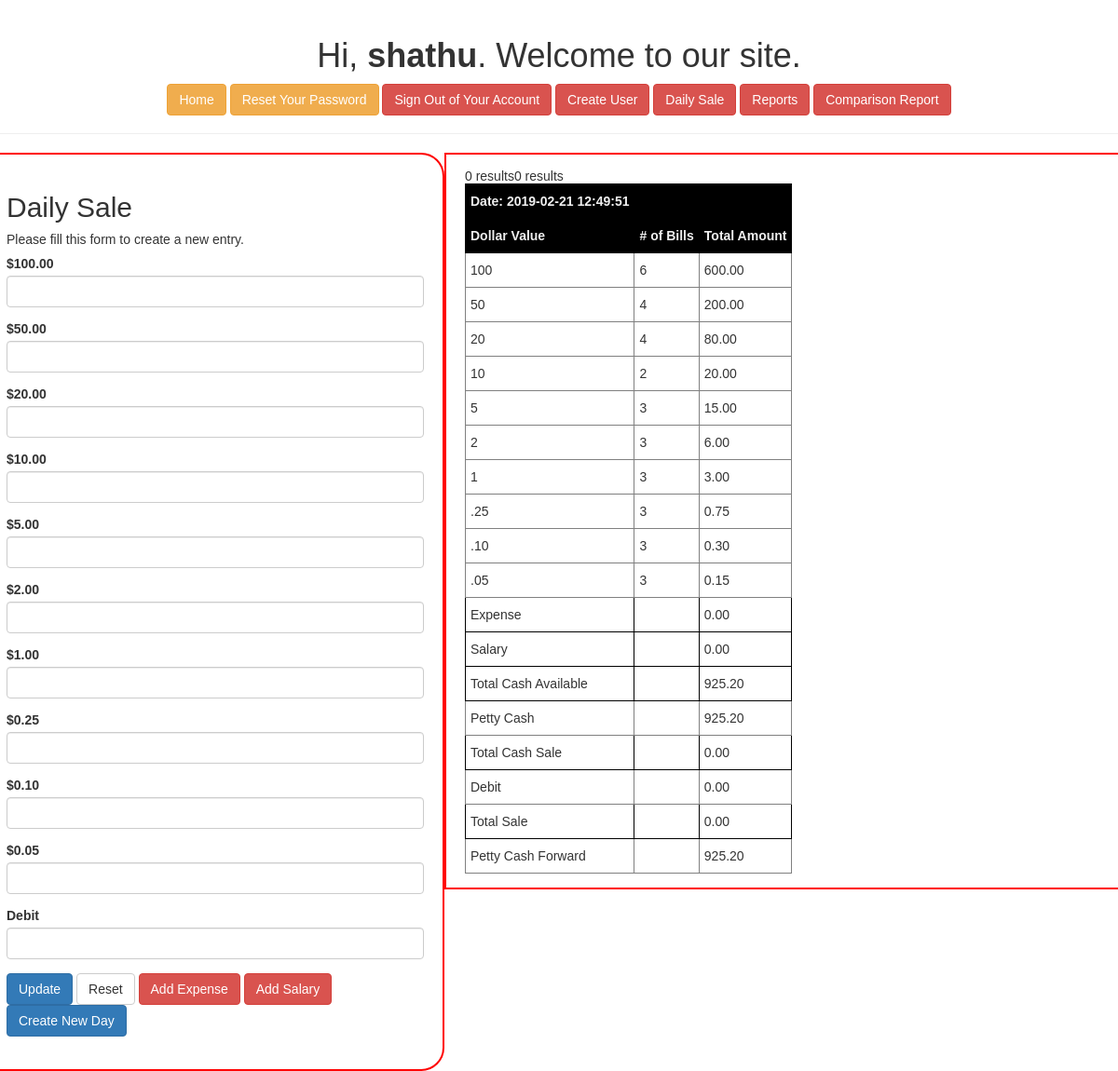
/dailySale.php (signed in), run on the app's committed database.
### tables this page shows
CREATE TABLE `dailysale` (
  `id` int(11) NOT NULL,
  `dateEntered` datetime DEFAULT CURRENT_TIMESTAMP,
  `Bill100` varchar(11) NOT NULL,
  `Bill50` varchar(11) NOT NULL,
  `Bill20` varchar(11) NOT NULL,
  `Bill10` varchar(11) NOT NULL,
  `Bill5` varchar(11) NOT NULL,
  `toonie` varchar(11) NOT NULL,
  `loonie` varchar(11) NOT NULL,
  `quarters` varchar(11) NOT NULL,
  `dimes` varchar(11) NOT NULL,
  `nickles` varchar(11) NOT NULL,
  `totalDebit` varchar(11) NOT NULL,
  `pettyCashFWD` varchar(11) NOT NULL,
  `pettyCash` varchar(11) NOT NULL
);

### dailySale.php (the view, shortened to what this page needs)
<!DOCTYPE html>
<html>
<head>
    <link rel="stylesheet" href="https://maxcdn.bootstrapcdn.com/bootstrap/3.3.7/css/bootstrap.css">
	<link rel="stylesheet" href="https://maxcdn.bootstrapcdn.com/bootstrap/3.3.7/css/bootstrap.min.css">
	<link rel="stylesheet" href="myStyle.css" type="text/css">
</head>
<body>
<?php
$Bill100 = $Bill50 = $Bill20 = $Bill10 = $Bill5 = $toonie= $loonie = $quarters = $dime = $nickle = $debit = "";
$Bill100_err = $Bill50_err = $Bill20_err = $Bill10_err = $Bill5_err = $toonie_err = $loonie_err = $quarters_err = $dime_err = $nickle_err = $debit_err = "";
?>
    <div class="page-header">
        <h1>Hi, <b><?php echo htmlspecialchars($_SESSION["username"]); ?></b>. Welcome to our site.</h1>
    <p>
		<a href="welcome.php" class="btn btn-warning">Home</a>
        <a href="reset-password.php" class="btn btn-warning">Reset Your Password</a>
        <a href="logout.php" class="btn btn-danger">Sign Out of Your Account</a>
		<a href="createUser.php" class="btn btn-danger">Create User</a>
		<a href="dailySale.php" class="btn btn-danger">Daily Sale</a>
		<a href="reports.php" class="btn btn-danger">Reports</a>
		<a href="compare.php" class="btn btn-danger">Comparison Report</a>
    </p>
	</div>
	<div class="row">
		<div id="borderRadiusLeft" class="column left" >
				<h2>Daily Sale</h2>
				<p>Please fill this form to create a new entry.</p>
				<form action="<?php echo htmlspecialchars($_SERVER["PHP_SELF"]); ?>" method="post">
					<div class="form-group <?php echo (!empty($Bill100_err)) ? 'has-error' : ''; ?>">
						<label>$100.00</label>
						<input type="text" name="Bill100_" class="form-control" value="<?php echo $Bill100; ?>">
					</div>
					<div class="form-group <?php echo (!empty($Bill50_err)) ? 'has-error' : ''; ?>">
						<label>$50.00</label>
						<input type="text" name="Bill50_" class="form-control" value="<?php echo $Bill50; ?>">
					</div>
					<div class="form-group <?php echo (!empty($Bill20_err)) ? 'has-error' : ''; ?>">
						<label>$20.00</label>
						<input type="text" name="Bill20_" class="form-control" value="<?php echo $Bill20; ?>">
					</div>
					<div class="form-group <?php echo (!empty($Bill10_err)) ? 'has-error' : ''; ?>">
						<label>$10.00</label>
						<input type="text" name="Bill10_" class="form-control" value="<?php echo $Bill10; ?>">
					</div>
					<div class="form-group <?php echo (!empty($Bill5_err)) ? 'has-error' : ''; ?>">
						<label>$5.00</label>
						<input type="text" name="Bill5_" class="form-control" value="<?php echo $Bill5; ?>">
					</div>
					<div class="form-group <?php echo (!empty($toonie_err)) ? 'has-error' : ''; ?>">
						<label>$2.00</label>
						<input type="text" name="toonie_" class="form-control" value="<?php echo $toonie; ?>">
					</div>
					<div class="form-group <?php echo (!empty($loonie_err)) ? 'has-error' : ''; ?>">
						<label>$1.00</label>
						<input type="text" name="loonie_" class="form-control" value="<?php echo $loonie; ?>">
					</div>
					<div class="form-group <?php echo (!empty($quarters_err)) ? 'has-error' : ''; ?>">
						<label>$0.25</label>
						<input type="text" name="quarters_" class="form-control" value="<?php echo $quarters; ?>">
					</div>
					<div class="form-group <?php echo (!empty($dime_err)) ? 'has-error' : ''; ?>">
						<label>$0.10</label>
						<input type="text" name="dime_" class="form-control" value="<?php echo $dime; ?>">
					</div>
					<div class="form-group <?php echo (!empty($nickle_err)) ? 'has-error' : ''; ?>">
						<label>$0.05</label>
						<input type="text" name="nickle_" class="form-control" value="<?php echo $nickle; ?>">
					</div>
					<div class="form-group <?php echo (!empty($debit_err)) ? 'has-error' : ''; ?>">
						<label>Debit</label>
						<input type="text" name="debit_" class="form-control" value="<?php echo $debit; ?>">
					</div>
					<div class="form-group">
						<input type="submit" class="btn btn-primary" value="Update">
						<input type="reset" class="btn btn-default" value="Reset">
						<a href="expense.php" class="btn btn-danger">Add Expense</a>
						<a href="wages.php" class="btn btn-danger">Add Salary</a>
						<a href="createNewDay.php" class="btn btn-primary">Create New Day</a>
					</div>
				</form>
		</div>
		<div id="borderRadiusRight" class="column right" >
<?php
$servername = "localhost";
$username = "root";
$password = "root";
$dbname = "cellmate";
$port = 8889;
$conn = new mysqli($servername, $username, $password, $dbname, $port);
$sql = "SELECT * FROM dailysale WHERE dateEntered IN (SELECT MAX(dateEntered) FROM dailysale)";
$result = $conn->query($sql);
if ($result->num_rows > 0) {
    while($row = $result->fetch_assoc()) {
		$tillDate = $row["dateEntered"];
		$createDate = new DateTime($tillDate);
		$strip = $createDate->format('Y-m-d');
		$total100 = $row["Bill100"] * 100.00;
		$total50 = $row["Bill50"] * 50.00;
		$total20 = $row["Bill20"] * 20.00;
		$total10 = $row["Bill10"] * 10.00;
		$total5 = $row["Bill5"] * 5.00;
		$totalToonie = $row["toonie"] * 2.00;
		$totalLoonie = $row["loonie"] * 1.00;
		$totalQuarters = $row["quarters"] * 0.25;
		$totalDimes = $row["dimes"] * 0.10;
		$totalNickles = $row["nickles"] * 0.05;
		$pettyCashValue = $row["pettyCash"];
		$totalDebit = $row["totalDebit"];
		$totalExpense = 0.00;
		$totalWage = 0.00;
		$servername = "localhost";
		$username = "root";
		$password = "root";
		$dbname = "cellmate";
		$port = 8889;
		$connAddExpense = new mysqli($servername, $username, $password, $dbname, $port);
		$sqlAddExpense = "SELECT * FROM `expense` WHERE CAST(dateEntered AS DATE) = '" . $strip . "'";
		$resultAddExpense = $connAddExpense->query($sqlAddExpense);
		if ($resultAddExpense->num_rows > 0) {
			while($rowAddExpense = $resultAddExpense->fetch_assoc()) {
				$totalExpense = $totalExpense + $rowAddExpense["expenseAmount"];
			}
		}
		else {
			echo "0 results";
		}
		$connAddWage = new mysqli($servername, $username, $password, $dbname, $port);
		$sqlAddWage = "SELECT * FROM `wage` WHERE CAST(dateEntered AS DATE) = '" . $strip . "'";
		$resultAddWage = $connAddWage->query($sqlAddWage);
		if ($resultAddWage->num_rows > 0) {
			while($rowAddWage = $resultAddWage->fetch_assoc()) {
				$totalWage = $totalWage + $rowAddWage["wageAmount"];
			}
		}
		else {
			echo "0 results";
		}
		$totalCashAvl = $total100 + $total50 + $total20 + $total10 + $total5 + $totalToonie + $totalLoonie + $totalQuarters + $totalDimes + $totalNickles + $totalExpense + $totalWage;
		$totalCashSale = $totalCashAvl - $pettyCashValue;
		$totalSale = $totalDebit + $totalCashSale;
?>
<table class="tg">
  <tr>
  <th class="tg-845d">Date: <?php echo $tillDate; ?></th>
  <th class="tg-845d"></th>
  <th class="tg-845d"></th>
  </tr>
  <tr>
    <th class="tg-845d">Dollar Value</th>
    <th class="tg-845d"># of Bills</th>
    <th class="tg-845d">Total Amount</th>
  </tr>
  <tr>
    <td class="tg-0pky">100</td>
    <td class="tg-0pky"><?php echo $row["Bill100"]; ?></td>
    <td class="tg-0pky"><?php echo number_format((float)$total100, 2, '.', ''); ?></td>
  </tr>
  <tr>
    <td class="tg-0pky">50</td>
    <td class="tg-0pky"><?php echo $row["Bill50"]; ?></td>
    <td class="tg-0pky"><?php echo number_format((float)$total50, 2, '.', ''); ?></td>
  </tr>
  <tr>
    <td class="tg-0pky">20</td>
    <td class="tg-0pky"><?php echo $row["Bill20"]; ?></td>
    <td class="tg-0pky"><?php echo number_format((float)$total20, 2, '.', ''); ?></td>
  </tr>
  <tr>
    <td class="tg-0pky">10</td>
    <td class="tg-0pky"><?php echo $row["Bill10"]; ?></td>
    <td class="tg-0pky"><?php echo number_format((float)$total10, 2, '.', ''); ?></td>
  </tr>
  <tr>
    <td class="tg-0pky">5</td>
    <td class="tg-0pky"><?php echo $row["Bill5"]; ?></td>
    <td class="tg-0pky"><?php echo number_format((float)$total5, 2, '.', ''); ?></td>
  </tr>
  <tr>
    <td class="tg-0pky">2</td>
    <td class="tg-0pky"><?php echo $row["toonie"]; ?></td>
    <td class="tg-0pky"><?php echo number_format((float)$totalToonie, 2, '.', ''); ?></td>
  </tr>
  <tr>
    <td class="tg-0pky">1</td>
    <td class="tg-0pky"><?php echo $row["loonie"]; ?></td>
    <td class="tg-0pky"><?php echo number_format((float)$totalLoonie, 2, '.', ''); ?></td>
  </tr>
  <tr>
    <td class="tg-0pky">.25</td>
    <td class="tg-0pky"><?php echo $row["quarters"]; ?></td>
    <td class="tg-0pky"><?php echo number_format((float)$totalQuarters, 2, '.', ''); ?></td>
  </tr>
  <tr>
    <td class="tg-0pky">.10</td>
    <td class="tg-0pky"><?php echo $row["dimes"]; ?></td>
    <td class="tg-0pky"><?php echo number_format((float)$totalDimes, 2, '.', ''); ?></td>
  </tr>
  <tr>
    <td class="tg-0pky">.05</td>
    <td class="tg-0pky"><?php echo $row["nickles"]; ?></td>
    <td class="tg-0pky"><?php echo number_format((float)$totalNickles, 2, '.', ''); ?></td>
  </tr>
  <tr>
    <td class="tg-0lax">Expense</td>
    <td class="tg-0lax"></td>
    <td class="tg-0lax"><?php echo number_format((float)$totalExpense, 2, '.', ''); ?></td>
  </tr>
  <tr>
    <td class="tg-0lax">Salary</td>
    <td class="tg-0lax"></td>
    <td class="tg-0lax"><?php echo number_format((float)$totalWage, 2, '.', ''); ?></td>
  </tr>
  <tr>
    <td class="tg-0lax">Total Cash Available</td>
    <td class="tg-0lax"></td>
    <td class="tg-0lax"><?php echo number_format((float)$totalCashAvl, 2, '.', ''); ?></td>
  </tr>
  <tr>
    <td class="tg-0pky">Petty Cash</td>
	<td class="tg-0pky"></td>
    <td class="tg-0pky"><?php echo number_format((float)$row["pettyCash"], 2, '.', ''); ?></td>
  </tr>
  <tr>
  <td class="tg-0lax">Total Cash Sale</td>
    <td class="tg-0lax"></td>
    <td class="tg-0lax"><?php echo number_format((float)$totalCashSale, 2, '.', ''); ?></td>
  </tr>
  <tr>
    <td class="tg-0pky">Debit</td>
	<td class="tg-0pky"></td>
    <td class="tg-0pky"><?php echo number_format((float)$row["totalDebit"], 2, '.', ''); ?></td>
  </tr>
  <tr>
  <td class="tg-0lax">Total Sale</td>
    <td class="tg-0lax"></td>
    <td class="tg-0lax"><?php echo number_format((float)$totalSale, 2, '.', ''); ?></td>
  </tr>
  <tr>
    <td class="tg-0pky">Petty Cash Forward</td>
	<td class="tg-0pky"></td>
    <td class="tg-0pky"><?php echo number_format((float)$row["pettyCashFWD"], 2, '.', ''); ?></td>
  </tr>
</table>
<?php
    }
} else {
    echo "0 results";
}
?>
		</div>
	</div>
</body>
</html>

### myStyle.css (style rules this page uses)
* { box-sizing: border-box; }
.column { float: left; padding: 20px; }
.left { width: 40%; }
.right { width: 60%; padding-top: 15px; padding-bottom: 15px; }
.row:after { content: ""; display: table; clear: both; }
#borderRadiusLeft { border: 2px solid red; border-top-right-radius: 25px; border-bottom-right-radius: 25px; }
#borderRadiusRight { border: 2px solid red; }

### dailySale.php (style rules this page uses)
.page-header { font: 14px sans-serif; text-align: center; }
body { font: 14px sans-serif; }
.tg { border-collapse:collapse;border-spacing:0; }
.tg td { font-family:Arial, sans-serif;font-size:14px;padding:10px 5px;border-style:solid;border-width:1px;overflow:hidden;word-break:normal;border-color:black; }
.tg th { font-family:Arial, sans-serif;font-size:14px;font-weight:normal;padding:10px 5px;border-style:solid;border-width:1px;overflow:hidden;word-break:normal;border-color:black; }
.tg .tg-845d { font-weight:bold;background-color:#000000;color:#efefef;border-color:#000000;text-align:left;vertical-align:top }
.tg .tg-0pky { border-color:inherit;text-align:left;vertical-align:top }
.tg .tg-0lax { text-align:left;vertical-align:top }

### data on the page
dailysale: shows "0 results", dateEntered "2019-02-21 12:49:51", Bill100 "6", Bill100 "600.00", Bill50 "4", Bill50 "200.00", Bill20 "4", Bill20 "80.00", Bill10 "2", Bill10 "20.00", Bill5 "3", Bill5 "15.00", toonie "3", toonie "6.00", loonie "3", loonie "3.00", quarters "3", quarters "0.75", dimes "3", dimes "0.30", nickles "3", nickles "0.15", totalExpense "0.00", totalWage "0.00", totalCashAvl "925.20", pettyCash "925.20", totalCashSale "0.00", totalDebit "0.00", totalSale "0.00", pettyCashFWD "925.20"

### other printed values
$_SESSION["username"] "shathu"
